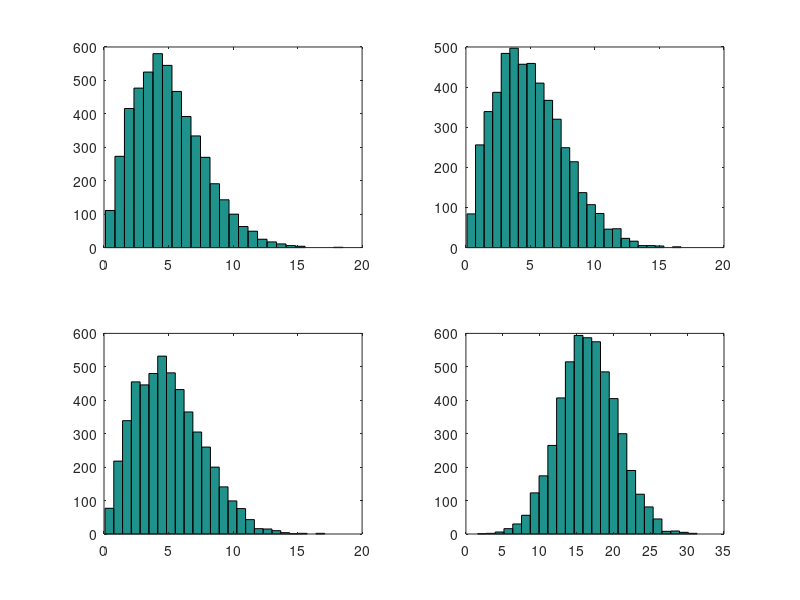

Source code (MATLAB):
% fsk_llr.m
%
% 4FSK simulation to develop LLR estimation

#{
  TODO
  [X] Hard decision 4FSK modem simulation
  [X] single point AWGn simulation
  [ ] SD outputs
  [ ] histogram
  [ ] modify for frames of LDPC codec size
  [ ] LDPC codec with naive SD
#}

1;

function [rx_filt rx_bits] = run_single(tx_bits, M=4, EbNodB=100)
  bps = log2(M);  % bits per symbol
  Ts = 16;        % length of each symbol in samples

  Nbits = length(tx_bits);
  Nsymbols = Nbits/log2(M);

  mapper = bps:-1:1;
  % look up table demapper from symbols to bits (hard decision) 
  demapper=zeros(M,bps);
  for m=1:M
    for b=1:bps
      if  bitand(m-1,b) demapper(m,bps-b+1) = 1; end
    end
  end
  
  % continuous phase mFSK modulator

  w(1:M) = 2*pi*(1:M)/Ts;
  tx_phase = 0;
  tx = zeros(1,Ts*Nsymbols);

  for s=1:Nsymbols
    bits_for_this_symbol = tx_bits(bps*(s-1)+1:bps*s);
    symbol_index = bits_for_this_symbol * mapper' + 1;
    assert(demapper(symbol_index,:) == bits_for_this_symbol);
    for k=1:Ts
      tx_phase += w(symbol_index);
      tx((s-1)*Ts+k) = exp(j*tx_phase);
    end
  end

  % AWGN channel noise

  EsNodB = EbNodB + 10*log10(bps);
  EsNo = 10^(EsNodB/10);
  variance = Ts/EsNo;
  noise = sqrt(variance/2)*(randn(1,Nsymbols*Ts) + j*randn(1,Nsymbols*Ts));
  rx = tx + noise;

  % integrate and dump demodulator

  rx_bits = zeros(1,Nbits);
  rx_filt = zeros(Nsymbols,M);
  for s=1:Nsymbols
    arx_symb = rx((s-1)*Ts + (1:Ts));
    for m=1:M
      rx_filt(s,m) = abs(sum(exp(-j*w(m)*(1:Ts)) .* arx_symb));
    end
    [tmp symbol_index] = max(rx_filt(s,:));
    rx_bits(bps*(s-1)+1:bps*s) = demapper(symbol_index,:);
  end

  Nerrors = sum(xor(tx_bits, rx_bits));
  ber = Nerrors/Nbits;
  printf("EbNodB: %4.1f  Nerrors: %d BER: %1.3f\n", EbNodB, Nerrors, ber);
endfunction

function plot_hist(Nbits,EbNodB)
  Nbits = 10000; M=4;
  tx_bits = ones(1,Nbits);
  rx_filt = run_single(tx_bits,M,EbNodB=6);
  figure(1); clf;
  for m=1:4
    subplot(2,2,m);
    hist(rx_filt(:,m),25);
  end
endfunction

rand('seed',1);
randn('seed',1);
format short
more off

% Eb/No = 6dB test pount should be about BER = 0.0157
Nbits = 10000; tx_bits = round(rand(1,Nbits)); run_single(tx_bits,4,6);

plot_hist;
